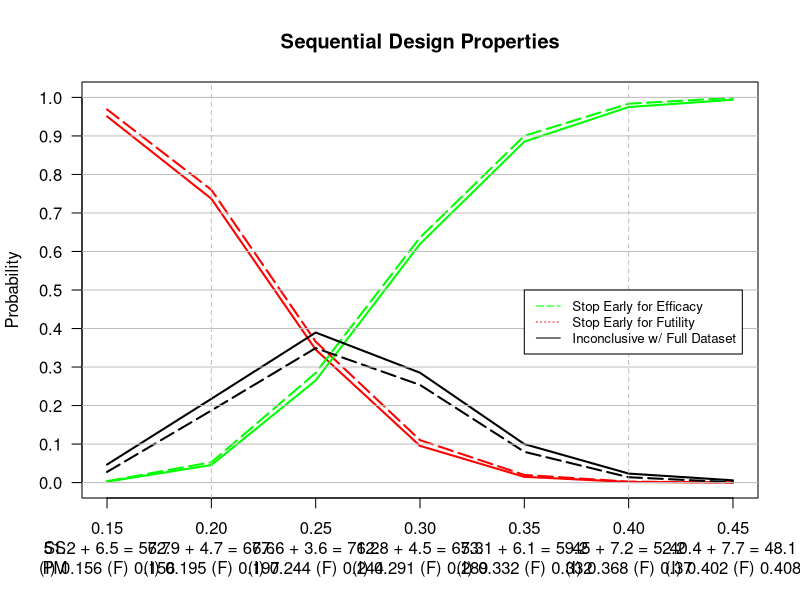

Reproduce this figure in R. (Note: this script raises an error after producing the figure.)
rm(list = ls())

# mean of skeptical prior
p.skpt<-0.20
# mean of enthuastic prior
p.enth<-0.40
# futility theta
p.intr<-0.30
# value of true response proportion
p.range<-seq(p.skpt-0.05,p.enth+0.05,by=0.05)
# tail probabilities for priors (low, high)
tail.skpt<-0.045
tail.enth<-0.05
# prior model probabilities
prior.skpt<-1/2 
prior.enth<-1/2 
# maximum sample sizes
max.ss<-80
# significant trial result threshold
sig.fut<-0.85
sig.eff<-0.95
# number of simulated trials per design
reps<-10000
# compute empirical quantities for credible interval
sims<-10000
# credible interval is 1-cred.tail
cred.tail<-0.05

enr.mnths<-c(2)
out.mnths<-c(4)
freq.mntr<-c(38)

#example1<-function(){

#################################################################################################
## PRIOR SPECIFICATION ##########################################################################
#################################################################################################

# Step 1: Create grid for possible values of phi
phi.range<-seq(0,100,by=0.01)

# Step 2: Compute tail probabilities for every possible choice of phi
# upper tail probability equal to tail.skpt
quantiles.skpt<-qbeta(tail.skpt,(p.skpt)*phi.range,(1-(p.skpt))*phi.range,lower.tail=FALSE)
# lower tail probability equal to tail.enth
quantiles.enth<-qbeta(tail.enth,(p.enth)*phi.range,(1-(p.enth))*phi.range,lower.tail=TRUE)

# Step 3: Grid search to find value of phi with the desired tail probability for the priors
phi_L<-phi.range[which.min(abs(p.enth-quantiles.skpt))] # fixed 5/13/19
phi_H<-phi.range[which.min(abs(p.skpt-quantiles.enth))] # fixed 5/13/19

# Step 4: Find parameters for the priors
alpha.skpt<-(p.skpt)*phi_L
beta.skpt<-(1-(p.skpt))*phi_L
alpha.enth<-(p.enth)*phi_H
beta.enth<-(1-(p.enth))*phi_H

#################################################################################################
## SIMULATIONS ##################################################################################
#################################################################################################

## Step 1: Create outer loop based on frequency of interim analyses
# stop early for efficacy
outer.eff<-matrix(nrow=length(freq.mntr),ncol=length(p.range))
outer.eff.final<-matrix(nrow=length(freq.mntr),ncol=length(p.range))
# stop early for futility
outer.fut<-matrix(nrow=length(freq.mntr),ncol=length(p.range))
outer.fut.final<-matrix(nrow=length(freq.mntr),ncol=length(p.range))
# inconclusive findings
outer.inc<-matrix(nrow=length(freq.mntr),ncol=length(p.range))
outer.inc.final<-matrix(nrow=length(freq.mntr),ncol=length(p.range))
# sample mean
outer.phat.initial<-matrix(nrow=length(freq.mntr),ncol=length(p.range))
outer.phat.final<-matrix(nrow=length(freq.mntr),ncol=length(p.range))
# sample size
outer.ss.initial<-matrix(nrow=length(freq.mntr),ncol=length(p.range)) 
outer.ss.final<-matrix(nrow=length(freq.mntr),ncol=length(p.range)) 
# posterior mean
outer.post.mean.initial<-matrix(nrow=length(freq.mntr),ncol=length(p.range))
outer.post.mean.final<-matrix(nrow=length(freq.mntr),ncol=length(p.range))
# coverage probability
outer.cov.initial<-matrix(nrow=length(freq.mntr),ncol=length(p.range))
outer.cov.final<-matrix(nrow=length(freq.mntr),ncol=length(p.range))

for (k in 1:length(freq.mntr)){ # frequency of monitoring

for (j in 1:length(p.range)){ # true response proportion
  
  inner.eff<-vector(length=reps)
  inner.eff.final<-vector(length=reps)
  inner.fut<-vector(length=reps)
  inner.fut.final<-vector(length=reps)
  inner.inc<-vector(length=reps)
  inner.inc.final<-vector(length=reps)
  inner.ss.initial<-vector(length=reps)
  inner.ss.final<-vector(length=reps)
  inner.phat.initial<-vector(length=reps)
  inner.phat.final<-vector(length=reps)
  inner.post.mean.initial<-vector(length=reps)
  inner.post.mean.final<-vector(length=reps)
  inner.cov.initial<-vector(length=reps)
  inner.cov.final<-vector(length=reps)

  for (i in 1:reps){ # simulate specified trial design
    
    if (i%%1000==0){
      print(k) 
      print(i)
      }
    
    efficacy<-0
    futility<-0
    inner.inc[i]<-1
    cutoff.time<-vector()
    event.times<-rep(seq(from=1,
                          to=max.ss/enr.mnths[k],by=1),
                          each=enr.mnths[k])
    responses<-rbinom(n=max.ss,size=1,prob=p.range[j])
    
    for (n in 1:max.ss){
      
      y1<-sum(responses[1:n])
      y0=n-y1
      
      # futility (even optimst would give up)
      futility<-pbeta(p.intr,alpha.enth+y1,beta.enth+y0,lower.tail=TRUE)
      # efficacy (even pessimist would accept)
      efficacy<-pbeta(p.skpt,alpha.skpt+y1,beta.skpt+y0,lower.tail=FALSE)

      if (n%%freq.mntr[k]==0 & futility>sig.fut){
        inner.fut[i]<-1
        inner.inc[i]<-0
        break
        }
      else if (n%%freq.mntr[k]==0 & efficacy>sig.eff){
        inner.eff[i]<-1
        inner.inc[i]<-0
        break
        }
      else {
        inner.inc[i]<-1
      }
    }
    cutoff.time<-event.times[n]
    responses.final<-responses[event.times<=cutoff.time+out.mnths[k]]
    n.final<-length(responses.final)
    y1.final<-sum(responses.final)
    y0.final<-n.final-y1.final
    
    inner.fut.final[i]<-(pbeta(p.intr,alpha.enth+y1.final,beta.enth+y0.final,
                              lower.tail=TRUE)>sig.fut)
    inner.eff.final[i]<-(pbeta(p.skpt,alpha.skpt+y1.final,beta.skpt+y0.final,
                              lower.tail=FALSE)>sig.eff)
    inner.inc.final[i]<-1-inner.fut.final[i]-inner.eff.final[i]
    
    
    inner.ss.initial[i]<-n
    inner.phat.initial[i]<-y1/n
    inner.ss.final[i]<-n.final
    inner.phat.final[i]<-y1.final/n.final
    
    # inference posterior mixture proportions
    c1.initial<-prior.skpt*beta(alpha.skpt+y1,beta.skpt+y0)/
      (prior.skpt*beta(alpha.skpt+y1,beta.skpt+y0)+
         prior.enth*beta(alpha.enth+y1,beta.enth+y0))
    c2.initial<-prior.enth*beta(alpha.enth+y1,beta.enth+y0)/
      (prior.skpt*beta(alpha.skpt+y1,beta.skpt+y0)+
         prior.enth*beta(alpha.enth+y1,beta.enth+y0))
    c1.final<-prior.skpt*beta(alpha.skpt+y1.final,beta.skpt+y0.final)/
      (prior.skpt*beta(alpha.skpt+y1.final,beta.skpt+y0.final)+
         prior.enth*beta(alpha.enth+y1.final,beta.enth+y0.final))
    c2.final<-prior.enth*beta(alpha.enth+y1.final,beta.enth+y0.final)/
      (prior.skpt*beta(alpha.skpt+y1.final,beta.skpt+y0.final)+
         prior.enth*beta(alpha.enth+y1.final,beta.enth+y0.final))
        # posterior mean
    inner.post.mean.initial[i]<-c1.initial*(alpha.skpt+y1)/(alpha.skpt+beta.skpt+n)+
      c2.initial*(alpha.enth+y1)/(alpha.enth+beta.enth+n)
    inner.post.mean.final[i]<-c1.final*(alpha.skpt+y1.final)/(alpha.skpt+beta.skpt+n.final)+
      c2.final*(alpha.enth+y1.final)/(alpha.enth+beta.enth+n.final)
  
    # theta_1 <- rbeta(round(sims*c1.initial,log10(sims)), alpha.skpt+y1, beta.skpt+y0)
    # theta_2 <- rbeta(round(sims*c2.initial,log10(sims)), alpha.enth+y1, beta.enth+y0)
    # theta <- sort(c(theta_1, theta_2))
    # q_lower <- theta[round((cred.tail / 2) * sims)]
    # q_upper <- theta[round((1 - cred.tail / 2) * sims)]
    # inner.cov.initial[i]=(p.range[j]>q_lower & p.range[j]<q_upper) # initial
    # 
    # theta_1 <- rbeta(round(sims*c1.final,log10(sims)), alpha.skpt+y1, beta.skpt+y0)
    # theta_2 <- rbeta(round(sims*c2.final,log10(sims)), alpha.enth+y1, beta.enth+y0)
    # theta <- sort(c(theta_1, theta_2))
    # q_lower <- theta[round((cred.tail / 2) * sims)]
    # q_upper <- theta[round((1 - cred.tail / 2) * sims)]
    # inner.cov.final[i]=(p.range[j]>q_lower & p.range[j]<q_upper) # final
    
  }

  outer.ss.initial[k,j]<-mean(inner.ss.initial)
  outer.ss.final[k,j]<-mean(inner.ss.final)
  outer.phat.initial[k,j]<-mean(inner.phat.initial)
  outer.phat.final[k,j]<-mean(inner.phat.final)
  outer.fut[k,j]<-mean(inner.fut)
  outer.fut.final[k,j]<-mean(inner.fut.final)
  outer.eff[k,j]<-mean(inner.eff)
  outer.eff.final[k,j]<-mean(inner.eff.final)
  outer.inc[k,j]<-mean(inner.inc)
  outer.inc.final[k,j]<-mean(inner.inc.final)
  outer.post.mean.initial[k,j]<-mean(inner.post.mean.initial)
  outer.post.mean.final[k,j]<-mean(inner.post.mean.final)
  outer.cov.initial[k,j]<-mean(inner.cov.initial)
  outer.cov.final[k,j]<-mean(inner.cov.final)
}
}
outer.ss.initial-outer.ss.final
outer.cov.initial-outer.cov.final

k<-1
plot(p.range,outer.fut[k,],type='l',ylim=c(0,1),col='red',lwd=2,lty='longdash',
     ylab="Probability",xlab="",main="Sequential Design Properties",
     axes=FALSE)
box()
lines(p.range,outer.fut.final[k,],col='red',lwd=2)
lines(p.range,outer.eff[k,],lwd=2,lty='longdash',col='green')
lines(p.range,outer.eff.final[k,],lwd=2,col='green')
lines(p.range,outer.inc[k,],lwd=2,lty='longdash')
lines(p.range,outer.inc.final[k,],lwd=2)
axis(1,las=0,at=p.range,labels=format(p.range,nsmall=2))
axis(2,las=2,at=seq(0,1,by=0.1),labels=format(seq(0,1,by=0.1),nsmall=1))
abline(h=seq(0,1,by=0.1),col='grey')
abline(v=c(p.skpt,p.enth),col='grey',lty='dashed')
row<-1
  for (column in 1:length(p.range)){
    mtext(text=paste0(round(outer.ss.initial[k,column],digits=1),
                      " + ",round(outer.ss.final[k,column]-
                                  outer.ss.initial[k,column],digits=1),
                      " = ",round(outer.ss.final[k,column],digits=1)),
                      side=1,line=row+1,at=p.range[column])
  }
row<-2
for (column in 1:length(p.range)){
  mtext(text=paste0("(I) ",round(outer.post.mean.initial[k,column],digits=3),
                    " (F) ",round(outer.post.mean.final[k,column],digits=3)),
        side=1,line=row+1,at=p.range[column])
}
column<-1
legend(x=0.35,y=0.5,legend=c("Stop Early for Efficacy","Stop Early for Futility",
                "Inconclusive w/ Full Dataset"),
       col=c("green","red","black"),lty=c('longdash','dotted','solid'),
       cex=0.8,
       box.lwd = 1,box.col = "black",bg = "white",pt.cex = 1)
mtext(text="SS",side=1,line=2,at=0.125)
mtext(text="PM",side=1,line=3,at=0.125)
#### END EXAMPLES FOR 7/26/19 ####

outer_trial_result_binary # probability of rejecting null hypothesis (alpha at p.skpt, 1-beta at p.enth)
outer_trial_result
outer.ss.initial

# Step 5: Plot Skeptical and enthuastic priors separately
## 7/19/19 match slide 14 from FDA presentation, shade in gray scale, set 350 DPI
par(ask=TRUE)
par(mfrow = c(1, 2)) 
x<-seq(0,1,by=0.01)
# Make 2 boxplots
#low (skeptical)
plot(x,dbeta(x,alpha.skpt,beta.skpt),type="l",col="red",xlab="Response Probability",ylab="Density Value",main="Skeptical Prior",
     #xaxt="n",
     ylim=c(0,max(dbeta(x,alpha.skpt,beta.skpt),dbeta(x,alpha.enth,beta.enth))))
#axis(1,at=p.skpt,labels=expression(theta[0]))
#axis(1,at=seq(0,1,by=0.2))
abline(v=p.enth)
abline(v=p.skpt)
#high (enthuastic)
plot(x,dbeta(x,alpha.enth,beta.enth),type="l",col="blue",
     xlab="Response Probability",ylab="Density Value",main="Enthuastic Prior",
     #xaxt="n",
     ylim=c(0,max(dbeta(x,alpha.skpt,beta.skpt),dbeta(x,alpha.enth,beta.enth))))
#axis(1,at=p.enth,labels=expression(theta[A]))
abline(v=p.enth)
abline(v=p.skpt)
# Step 6: Plot inference priors (mixtures)
## 7/19/19 make 50:50 solid black line, 25:75 dark grey with different dash patterns,
# make skeptical/enthuastic light grey with smaller thinkness
# no legend, put omega on actual lines

par(mfrow = c(1, 1)) 
plot(x,dbeta(x,alpha.skpt,beta.skpt),type="l",col="red",xlab="Response Probability",ylab="Density Value",main="Inference Priors",
     xaxt="n",
     ylim=c(0,max(dbeta(x,alpha.skpt,beta.skpt),dbeta(x,alpha.enth,beta.enth))))
axis(1,at=p.skpt,labels=expression(theta[0]))
lines(x,dbeta(x,alpha.enth,beta.enth),type="l",col="blue")
axis(1,at=p.enth,labels=expression(theta[A]))
axis(1,at=p.skpt,labels=expression(theta[0]))
points(x,1/4*dbeta(x,alpha.skpt,beta.skpt)+3/4*dbeta(x,alpha.enth,beta.enth),type='l',lty=3)
points(x,1/2*dbeta(x,alpha.skpt,beta.skpt)+1/2*dbeta(x,alpha.enth,beta.enth),type='l',lty=2)
points(x,3/4*dbeta(x,alpha.skpt,beta.skpt)+1/4*dbeta(x,alpha.enth,beta.enth),type='l',lty=1)
legend(x=0.55,y=4.5,
       legend=c("Skeptical","75:25","50:50","25:75","Enthuastic"),
       col=c("red","black","black","black","blue"),lty=c(1,1,2,3,1),
       cex=0.8,text.font=3)

## Plot of power curves
par(ask=TRUE)
plot(p.range,outer_trial_result_binary[1,],type='l',
     xlab="Response Probability",ylab="Probability of Rejection",main="Power Curves")
lines(p.range,outer_trial_result_binary[2,],type='l')
lines(p.range,outer_trial_result_binary[3,],type='l')
lines(p.range,outer_trial_result_binary[4,],type='l')
legend(x=p.enth*(2/3),y=0.8,
       title="# enrolled",
       legend=freq.mntr,
       col=freq.mntr,lty=c(4,3,2,1),
       cex=0.8,text.font=3)
par(ask=TRUE)
plot(p.range,outer.ss.initial[4,],type='l',
     xlab="Response Probability",ylab="Expected Sample Size",main="Sample Size",
     ylim=c(max.ss/2,max.ss*1.1))
axis(2,at=max.ss,labels="Max")
points(p.range,outer.ss.initial[3,],type='l',lty=2)
points(p.range,outer.ss.initial[2,],type='l',lty=3)
points(p.range,outer.ss.initial[1,],type='l',lty=4)
legend(x=p.skpt*(3/2),max.ss*(4/5),
       title="# enrolled",
       legend=freq.mntr,
       col=freq.mntr,lty=c(4,3,2,1),
       cex=0.8,text.font=3)
par(ask=TRUE)
plot(p.range,abs(outer.phat.initial[4,]-p.range),type='l',
     xlab="Response Probability",ylab="Bias",main="Bias",
     ylim=c(0,0.1))
points(p.range,abs(outer.phat.initial[3,]-p.range),type='l',lty=2)
points(p.range,abs(outer.phat.initial[2,]-p.range),type='l',lty=3)
points(p.range,abs(outer.phat.initial[1,]-p.range),type='l',lty=4)
legend(x=p.enth*(6/7),0.1,
       title="# enrolled",
       legend=freq.mntr,
       col=freq.mntr,lty=c(4,3,2,1),
       cex=0.8,text.font=3)
par(ask=FALSE)

#}

#example1()
